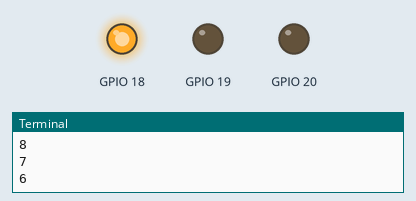
A program run on a simulated Raspberry Pi (BCM pin numbers). Shown: output pins drawn as LEDs (lit = HIGH), the last lines printed to the terminal.

Above: at 5.0 s.
At 11.5 s:
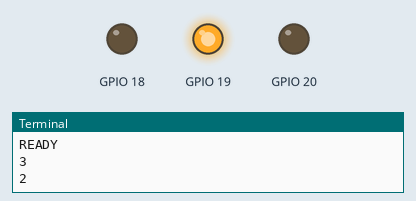
At 20.5 s:
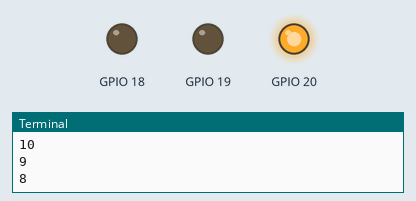
Timing chart, 0 to 36.4 s (numbered marks = the images above):
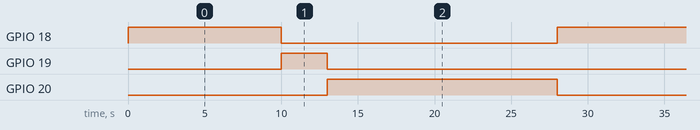

Measured:
- by itself, GPIO 18: alternates HIGH for 10.0 s and LOW for 18.0 s
- by itself, GPIO 19: alternates HIGH for 3.0 s and LOW for 25.0 s
- by itself, GPIO 20: alternates HIGH for 15.0 s and LOW for 13.0 s

The program:

P4.design_a_traffic_light_system.py
```python
import RPi.GPIO as GPIO
import time
GPIO.setmode(GPIO.BCM)
GPIO.setwarnings(False)
GPIO.setup(18,GPIO.OUT)
GPIO.setup(19,GPIO.OUT)
GPIO.setup(20,GPIO.OUT)

#x=[18,19,20]
#for i in range(len(x)):
    #GPIO.setup(x[i],GPIO.OUT)


while True:
    print("STOP")
    for i in range(10,0,-1):
        print(i)
        GPIO.output(18,GPIO.HIGH)
        time.sleep(1)
    GPIO.output(18,GPIO.LOW)

    print("READY")
    for i in range(3,0,-1):
        print(i)
        GPIO.output(19,GPIO.HIGH)
        time.sleep(1)
    GPIO.output(19,GPIO.LOW)

    print("GO")
    for i in range(15,0,-1):
        print(i)
        GPIO.output(20,GPIO.HIGH)
        time.sleep(1)
    GPIO.output(20,GPIO.LOW)
```
